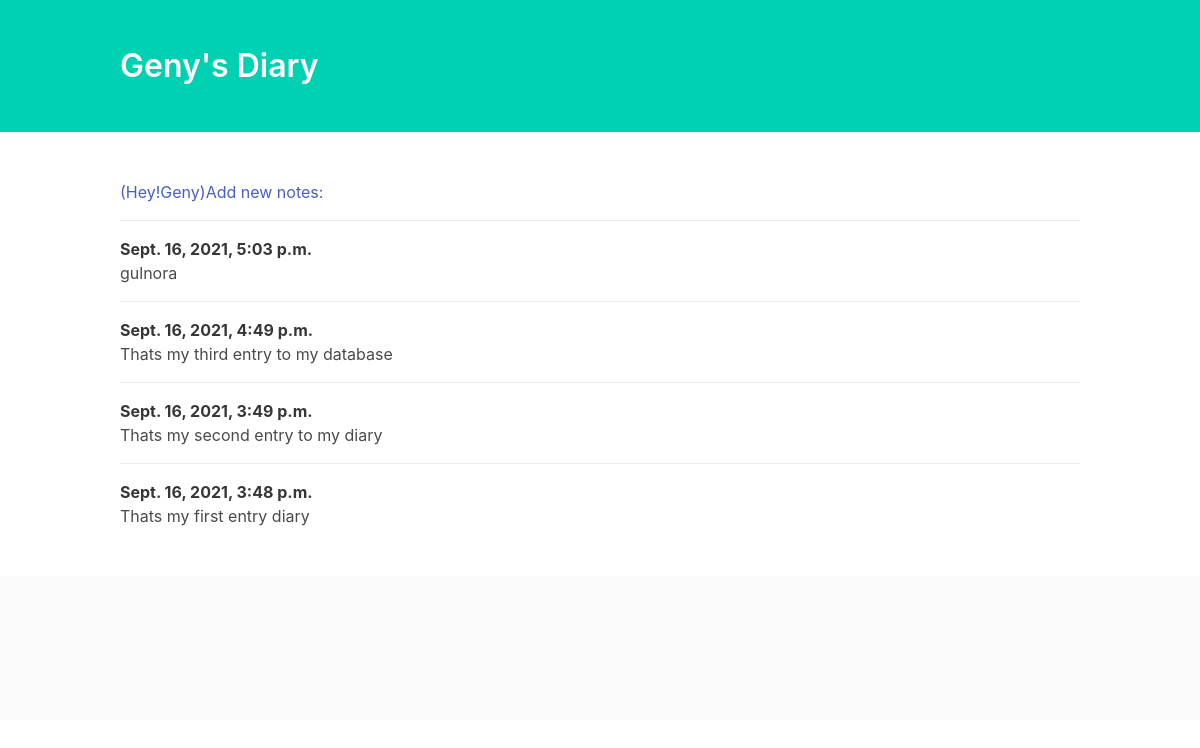
The page / on the database its author committed.
### entries/models.py (models this page shows, shortened)
class Entry(models.Model):
    text = models.TextField()
    date = models.DateTimeField(auto_now_add=True)
    class Meta:
        verbose_name_plural = 'entries'

### entries/views.py (the view)
# urls.py: path('',views.index,name='index'),
def index(request):
    entries = Entry.objects.order_by('-date')
    context = {'entries': entries}
    return render(request,'entries/index.html',context)

### entries/templates/entries/index.html (shortened to what this page needs)
<!DOCTYPE html>
<html lang="en">
<head>
    <link rel="stylesheet" href="https://cdnjs.cloudflare.com/ajax/libs/bulma/0.6.2/css/bulma.min.css" />
</head>
<body>
    <section class="hero is-primary">
        <div class="hero-body">
            <div class="container">
                <h1 class="title">
                    Geny's Diary
                </h1>
            </div>
        </div>
    </section>
    <section class="section">
        <div class="container">
            <article class="media">
                <div class="media-content">
                    <div class="content">
                        <a href="{% url 'add' %}">(Hey!Geny)Add new notes:</a>
                    </div>
                </div>
            </article>
            {% for entry in entries %}
            <article class="media">
                <div class="media-content">
                    <div class="content">
                        <p>
                            <strong>{{ entry.date }}</strong>
                            <br> {{ entry.text }}
                        </p>
                    </div>
                </div>
            </article>
            {% endfor %}
        </div>
    </section>
    <footer class="footer">
    </footer>
</body>
</html>

### rows shown on the page
Entry: date "Sept. 16, 2021, 5:03 p.m.", text "gulnora"
Entry: date "Sept. 16, 2021, 4:49 p.m.", text "Thats my third entry to my database"
Entry: date "Sept. 16, 2021, 3:49 p.m.", text "Thats my second entry to my diary"
Entry: date "Sept. 16, 2021, 3:48 p.m.", text "Thats my first entry diary"
